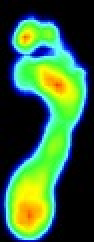
#> input picture cfpiDemoWeekWise/week_1/dataset/demo6.jpg, 47 x 121 px, found by its file name (shown 2 times larger)
$ jupyter execute thresholdingDiff.ipynb   (shell and % lines are left out)
#> lines starting #> are read from the running program, lines starting #| are printed output that depends on the picture; after the words box and inside, x2 and y2 are one past the last pixel; in counts of white or black regions, pixels touching at a corner belong together
[cell 1]
import cv2
import matplotlib.pyplot as plt

[cell 2]
img =cv2.imread("datasetPerson24/demo6.jpg",0)
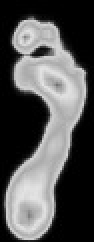
#> img: shape (121, 47) (shown 2 times larger); min 0, max 229, mean 84.4

[cell 3]
img_0=cv2.cvtColor(img,cv2.COLOR_BGR2RGB)

[cell 4]
plt.imshow(img_0)

[cell 5]
plt.imshow(img,cmap='gray')

[cell 6]
plt.imshow(img)

[cell 7]
img.max()
#> Out = 229

[cell 8]
img_0.max()
#> Out = 229

[cell 9]
ret,thresh1=cv2.threshold(img,127,229,cv2.THRESH_BINARY)
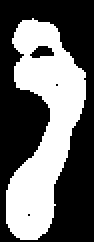
#> thresh1: shape (121, 47) (shown 2 times larger); values 0 (black) and 229 (white), 41.5% white; 1 white region, box (x1, y1, x2, y2) and area: (3, 9, 43, 120) 2359

[cell 10]
plt.imshow(thresh1)

[cell 11]
ret_0,thresh1_0=cv2.threshold(img,127,229,cv2.THRESH_BINARY_INV)

[cell 12]
plt.imshow(thresh1_0)

[cell 13]
ret_0_1,thresh1_0_1=cv2.threshold(img,127,229,cv2.THRESH_TOZERO)
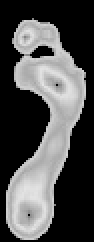
#> thresh1_0_1: shape (121, 47) (shown 2 times larger); min 0, max 229, mean 79.2

[cell 14]
plt.imshow(thresh1_0_1)

[cell 15]
ret_0_0_1,thresh1_0_0_1=cv2.threshold(img,127,229,cv2.THRESH_TOZERO_INV)
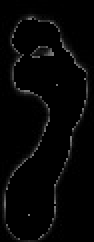
#> thresh1_0_0_1: shape (121, 47) (shown 2 times larger); min 0, max 127, mean 5.2

[cell 16]
plt.imshow(thresh1_0_0_1)

[cell 17]
def show_pic(img):
    fig=plt.figure(figsize=(15,15))
    ax=fig.add_subplot(111)
    ax.imshow(img,cmap="gray")

[cell 18]
show_pic(img)

[cell 19]
ret_0_0_0_1,thresh1_0_0_0_1=cv2.threshold(img,127,229,cv2.THRESH_BINARY)
show_pic(thresh1_0_0_0_1)

[cell 20]
#################################################
#Adaptive Thresholding
#################################################

[cell 21]
th2=cv2.adaptiveThreshold(img,255,cv2.ADAPTIVE_THRESH_MEAN_C,cv2.THRESH_BINARY,11,8)
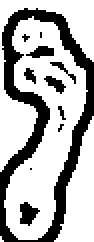
#> th2: shape (121, 47) (shown 2 times larger); 69.9% white; 11 black regions (5 under 20 px), largest, box (x1, y1, x2, y2) and area: (0, 4, 47, 121) 1446, (10, 101, 20, 113) 74, (13, 23, 27, 29) 54, (22, 38, 33, 47) 47, (25, 31, 38, 42) 31, (12, 34, 18, 42) 28
show_pic(th2)

[cell 22]
th3=cv2.adaptiveThreshold(img,255,cv2.ADAPTIVE_THRESH_GAUSSIAN_C,cv2.THRESH_BINARY,11,8)
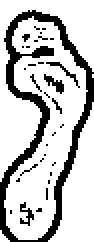
#> th3: shape (121, 47) (shown 2 times larger); 77.1% white; 32 black regions (28 under 20 px), largest, box (x1, y1, x2, y2) and area: (0, 5, 47, 121) 1086, (22, 37, 32, 47) 42, (10, 101, 17, 113) 36, (23, 31, 40, 44) 35
show_pic(th3)

[cell 23]
blended_img=cv2.addWeighted(src1=th2,alpha=0.6,src2=th3,beta=0.4,gamma=0)
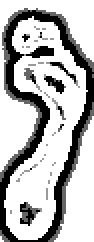
#> blended_img: shape (121, 47) (shown 2 times larger); min 0, max 255, mean 185.6
show_pic(blended_img)

[cell 24]
blended_img_0=cv2.addWeighted(src1=thresh1,alpha=0.6,src2=th2,beta=0.2,gamma=0)
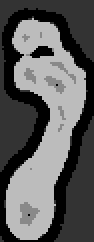
#> blended_img_0: shape (121, 47) (shown 2 times larger); min 0, max 188, mean 92.5
show_pic(blended_img_0)

$ run again, with cfpiDemoWeekWise/week_1/dataset/demo0.jpg copied over cfpiDemoWeekWise/week_1/dataset/demo6.jpg
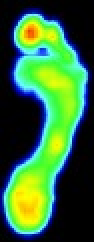
#> input picture cfpiDemoWeekWise/week_1/dataset/demo0.jpg, 47 x 121 px, found by its file name (shown 2 times larger)
#> `img.max()`: Out = 228
#> `ret,thresh1=cv2.threshold(img,127,229,cv2.THRESH_BINARY)`:
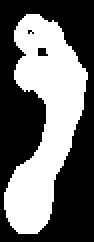
#> thresh1: shape (121, 47) (shown 2 times larger); values 0 (black) and 229 (white), 42.8% white; 1 white region, box (x1, y1, x2, y2) and area: (2, 7, 44, 117) 2434
#> th2: shape (121, 47); 69.6% white; 9 black regions (5 under 20 px), largest, box (x1, y1, x2, y2) and area: (0, 2, 47, 121) 1512, (13, 31, 38, 64) 136, (10, 101, 17, 107) 31, (13, 13, 19, 19) 29
#> th3: shape (121, 47); 77.9% white; 34 black regions (30 under 20 px), largest, box (x1, y1, x2, y2) and area: (0, 3, 47, 121) 1065, (12, 13, 19, 19) 28, (15, 37, 28, 49) 25, (10, 101, 17, 107) 21
#> `blended_img_0=cv2.addWeighted(src1=thresh1,alpha=0.6,src2=th2,beta=0.2..`:
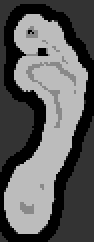
#> blended_img_0: shape (121, 47) (shown 2 times larger); min 0, max 188, mean 94.1
